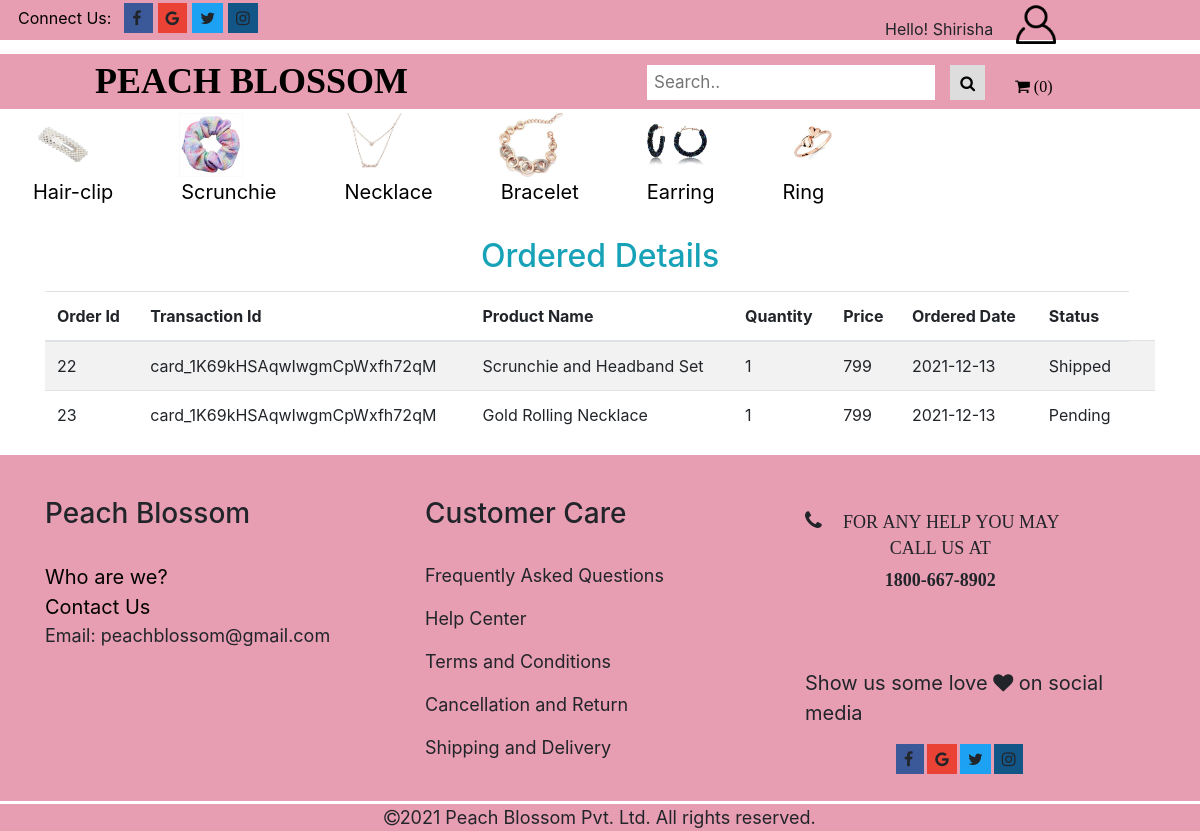
The page /myorder.php (signed in) on the database its author committed.
### tables this page shows
CREATE TABLE `category` (
  `CATEGORY_ID` int(11) NOT NULL,
  `CATEGORY_NAME` varchar(15) NOT NULL,
  `IMAGE` varchar(300) NOT NULL
);

CREATE TABLE `orders` (
  `ORDER_ID` int(11) NOT NULL,
  `PRODUCT_NAME` varchar(50) NOT NULL,
  `QUANTITY` varchar(20) NOT NULL,
  `PRICE` varchar(50) NOT NULL,
  `CUSTOMER` int(11) NOT NULL,
  `TRANSACTION_ID` varchar(100) NOT NULL,
  `ORDERED_DATE` date NOT NULL,
  `ORDER_STATUS` varchar(20) DEFAULT NULL
);

### myorder.php (the view, shortened to what this page needs)
<?php
 require"header.php";
  require"nav.php";
 if(isset($_SESSION['user1'])){?>
<div class="container">
  <div style="margin-top:8pc;">
    <h2 class="text-info" align="center">Ordered Details</h2>
  </div>
  <div>
  	<table class="table table-striped" style="margin-top: 1pc;">
  <thead>
    <tr class="mt-5 mb-5">
      <th scope="col">Order Id</th>
      <th scope="col">Transaction Id</th>
      <th scope="col">Product Name</th>
      <th scope="col">Quantity</th>
      <th scope="col">Price</th>
      <th scope="col">Ordered Date</th>
      <th scope="col">Status</th>
    </tr>
  </thead>
  <tbody>
  	<?php
  	$sql = "SELECT * FROM orders WHERE customer='".$_SESSION['customer']."'";
  	$results=$conn->query($sql);
	if($results->num_rows>0){
		while($row = $results->fetch_assoc()){?>
	<tr class="mt-5 mb-5">
    <td><?php echo $row['ORDER_ID'] ?></td>
  	 <td><?php echo $row['TRANSACTION_ID'] ?></td>
      <td><?php echo $row['PRODUCT_NAME'] ?></td>
      <td><?php echo $row['QUANTITY']; ?></td>
      <td><?php echo $row['PRICE'] ?></td>
      <td><?php echo $row['ORDERED_DATE']?></td>
      <td><?php echo $row['ORDER_STATUS']?></td>
      <td></td>
  	</tr>
  	 <?php
  	}
  }
  else{
    echo "<script>alert('No Order has been made yet.');
        window.location.href='home.php';</script>";
      }
      }
  	?>
  </tbody>
</table>
  </div>
</div>
<?php include('footer.php');?>

### nav.php (shortened to what this page needs)
<div id="sec1">
      <div class="container">
        <div class="row">
          <div class="col-md-4">
             <ul class="excess">
              <li><a>Connect Us:</a></li>
                <li><i class="fa fa-facebook"></i></li>
                <li><i class="fa fa-google"></i></li>
                <li><i class="fa fa-twitter"></i></li>
                <li><i class="fa fa-instagram"></i></li>
           </ul>
         </div>
         <div class="col-md-4"></div>
         <div class="col-md-4">
          <?php
           if (isset($_SESSION['user1'])) {
                echo '<div class="dropdown">
                  <img src="image/human.png" class="header">
                  <div class="dropdown-content">
                    <a href="myorder.php">MyOrders</a>
                    <a href="logout.php">Logout</a>
                    <i class = "fa fa-sign-out><a href="logout.php?php"></a></i>
                  </div>
                  </div>';
                  echo '<div class="hello"> Hello!'
                 ." ". $_SESSION['name'];
             }
            else{
              echo '<ul class="log"><li class="bar"><button class="button" id="b"><a href="login.php">Log In</a></button></li>
              <li class="bar"><button class="button" id="b1"><a href="signin.php">Sign Up</a></button></li></ul>';
            }
        ?>
      </div>
            </div>
          </div>
        </div>
      <div id="sec2">
      <div class="container-fluid">
        <div class="row">
          <div class="col-md-6">
           <a href="home.php" class="name" style="text-decoration: none;">PEACH BLOSSOM</a>
          </div>
          <div class="col-md-4 topnav search-container">
            <form action="/action_page.php">
              <input type="text" placeholder="Search.." name="search">
              <button type="submit" class="search"><i class="fa fa-search"></i></button>
            </form>
          </div>
          <div class="col-md-2">
      <?php
      $count=0;
       ?>
      <a href="<?php echo $GLOBALS['siteurl'] ?>/mycart.php" class="fa fa-shopping-cart cart"> (<?php echo $count; ?>)</a>
            </div>
          </div>
          </div>
        </div>
          <div id ="sec3">
            <div class="container-fluid">
              <?php
             $conn = new mysqli("localhost","root","","peachblossom");
             $sql = "SELECT * FROM category ORDER BY category_id ASC";
             $result = $conn->query($sql);
              if($result->num_rows>0){
              while($row=$result->fetch_assoc()){?>
            <ul class="nav justify-content-center ul">
            <li class="nav-item">
              <img src="Admin/productimage/<?php echo $row['IMAGE'];?>" class="modify"><br>
            <a class="nav-links" href="http://localhost/MIS_Site/category.php/?cat=<?php echo $row["CATEGORY_ID"]; ?>" style="text-align: center;"><?php echo $row['CATEGORY_NAME'];?></a><br>
            </li>
          </ul>
          <?php
            }
          }
        ?>
          </div>
        </div>

### css/head.css (style rules this page uses)
a { color: black !important; }
#sec1 { background-color:#e79db2; height:40px; width: 100%; z-index: 1000; }
.excess,.log { list-style: none; margin-top:3px; margin-left: -5pc; }
.excess li,.log li { float: left; padding:3px 8px; margin-left:5px; }
.excess li:nth-child(2) { background-color: #3b5998; padding-right:11px; }
.excess li:nth-child(3) { background-color: #ea4335; }
.excess li:nth-child(4) { background-color: #1da1f2; }
.excess li:nth-child(5) { background-color:#125688; margin-right: 0; }
.header { width:13%; margin-bottom: 2px; margin-left:13pc; margin-top:1px; }
.hello { margin:-2pc 0pc 0pc 5pc; }
.dropdown { position: relative; display: inline-block; }
#sec2 { margin-top:13px; background-color:#e79db2 ; height:55px; }
.name { font-weight: bold; font-size:36px; margin-top:1pc; margin-left: 5pc; font-family: Brush Script MT; text-align: center; }
.topnav input[type=text] { padding: 7px; margin-top:11px; font-size: 17px; margin-left:2pc; width: 18pc; border: none; height: 35px; }
.search { float: right; padding: 6px 10px; margin-top:0.7pc; height:35px; background: #ddd; border: none; }
.cart { size: a4; margin-top:1.5pc; }
#sec3 { color:#ffffff; margin-top:4px; }
.nav-links { margin-right:50px; margin-left: 18px; font-size: 20px; }
.modify { height:4pc; width:4pc; margin-left: 1pc; }
.ul { float: left; }

### rows shown on the page
category: IMAGE (picture), CATEGORY_NAME "Hair-clip"
category: IMAGE (picture), CATEGORY_NAME "Scrunchie"
category: IMAGE (picture), CATEGORY_NAME "Necklace"
category: IMAGE (picture), CATEGORY_NAME "Bracelet"
category: IMAGE (picture), CATEGORY_NAME "Earring"
category: IMAGE (picture), CATEGORY_NAME "Ring"
orders: ORDER_ID "22", TRANSACTION_ID "card_1K69kHSAqwIwgmCpWxfh72qM", PRODUCT_NAME "Scrunchie and Headband Set", QUANTITY "1", PRICE "799", ORDERED_DATE "2021-12-13", ORDER_STATUS "Shipped"
orders: ORDER_ID "23", TRANSACTION_ID "card_1K69kHSAqwIwgmCpWxfh72qM", PRODUCT_NAME "Gold Rolling Necklace", QUANTITY "1", PRICE "799", ORDERED_DATE "2021-12-13", ORDER_STATUS "Pending"

### other values the page prints
$_SESSION['name'] "Shirisha"
$count "0"
